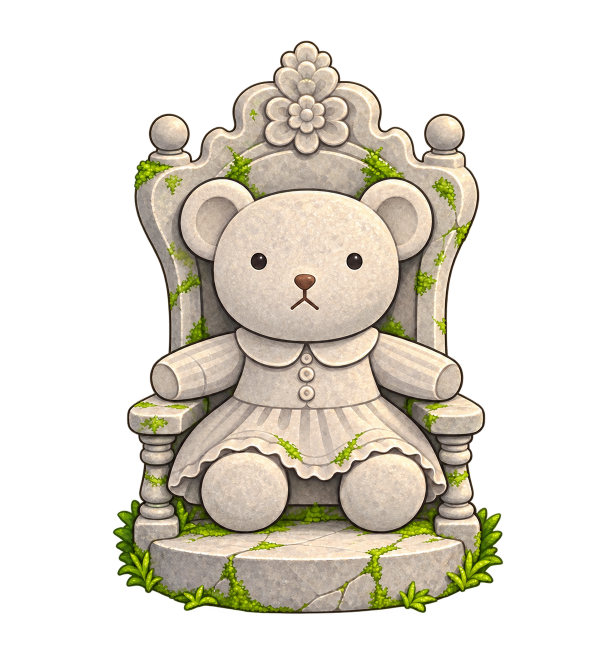
#> input picture art-review/money-level/new-layout/stone-bear-transparent.png, 1219 x 1290 px (shown at 1/2 size)
$ python prepare-money-level-statues.py
#> lines starting #> are read from the running program, lines starting #| are printed output that depends on the picture
"""Deterministically package supplied transparent statues on a shared canvas/baseline.

The original opaque stone reference is intentionally not used: the previously
approved transparent extraction is the source for that material.
"""

from pathlib import Path

from PIL import Image


ROOT = Path(__file__).resolve().parents[1]
OUTPUT = ROOT / "public/money-level/art/statues"
REVIEW = ROOT / "art-review/money-level/new-layout/stone-bear-transparent.png"
CANVAS = (1219, 1290)
VISIBLE_HEIGHT = 1160
BASELINE = 1240
MATERIALS = ("stone", "marble", "wood", "gold", "whitegold", "crystal")


def main() -> None:
    OUTPUT.mkdir(parents=True, exist_ok=True)
    for material in MATERIALS:
        source_path = REVIEW if material == "stone" else ROOT / "reference" / f"{material}_bear.png"
        with Image.open(source_path) as original:
#> original is the input picture: PIL image 1219x1290 RGBA; mean R, G, B, A 77, 72.1, 60.4, 105.8
            source = original.convert("RGBA")
        alpha = source.getchannel("A")
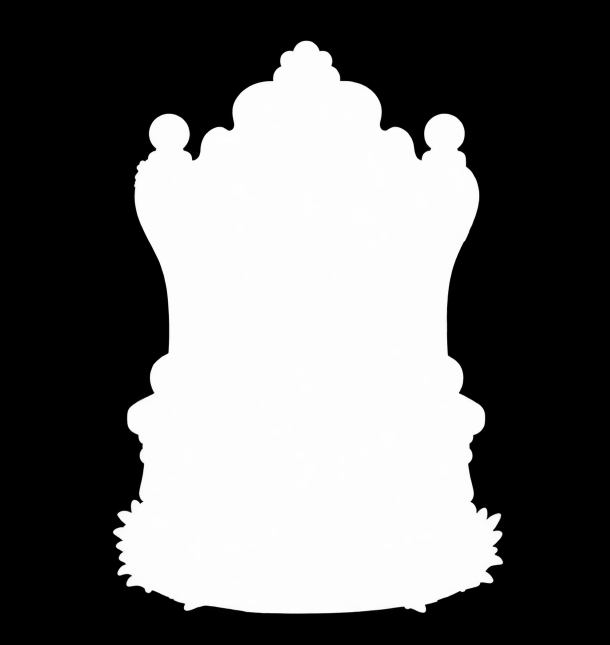
#> alpha: PIL image 1219x1290 L (shown at 1/2 size); min 0, max 255, mean 105.8
        box = alpha.point(lambda value: 255 if value > 16 else 0).getbbox()
#> box = (225, 81, 1007, 1228)
        if box is None or alpha.getextrema() != (0, 255):
            raise ValueError(f"Expected a transparent visible statue: {source_path}")
        # Include the anti-aliased edge around the measured visible bounds.
        box = (max(0, box[0] - 2), max(0, box[1] - 2),
               min(source.width, box[2] + 2), min(source.height, box[3] + 2))
#> box = (223, 79, 1009, 1230)
        cropped = source.crop(box)
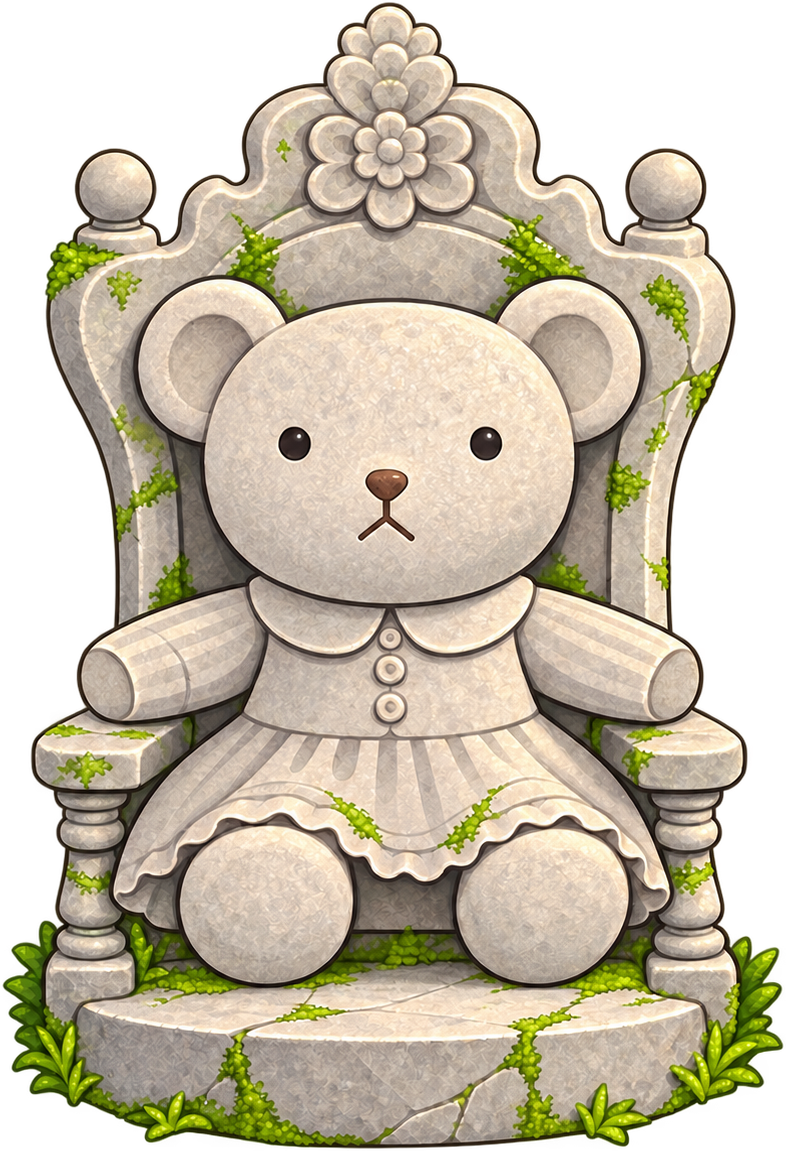
#> cropped: PIL image 786x1151 RGBA; mean R, G, B, A 133.8, 125.3, 105, 184; transparent parts drawn white
        width = round(cropped.width * VISIBLE_HEIGHT / cropped.height)
#> width = 792
        art = cropped.resize((width, VISIBLE_HEIGHT), Image.Resampling.LANCZOS)
        if width > CANVAS[0]:
            raise ValueError(f"Statue exceeds target canvas: {source_path}")
        result = Image.new("RGBA", CANVAS)
#> result: PIL image 1219x1290 RGBA; every value is 0
        result.alpha_composite(art, ((CANVAS[0] - width) // 2, BASELINE - VISIBLE_HEIGHT))
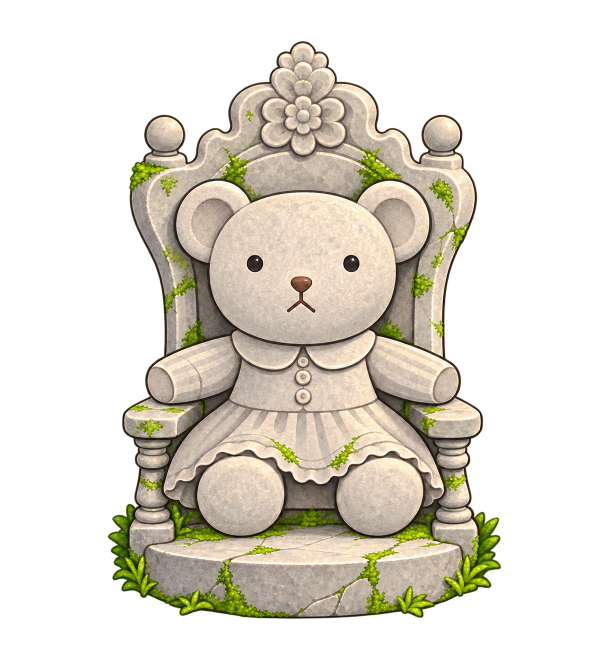
#> result: PIL image 1219x1290 RGBA (shown at 1/2 size); mean R, G, B, A 77.8, 73, 61.2, 107.5; transparent parts drawn white
        destination = OUTPUT / f"{material}-bear.png"
        result.save(destination, optimize=True)
        final_bounds = result.getchannel("A").point(lambda value: 255 if value > 16 else 0).getbbox()
#> final_bounds = (215, 82, 1003, 1238)
        print(f"{material}: {source_path.name} {source.size} {box} -> {destination.name} {final_bounds}")
#| stone: stone-bear-transparent.png (1219, 1290) (223, 79, 1009, 1230) -> stone-bear.png (215, 82, 1003, 1238)


if __name__ == "__main__":
#> (the run stopped early here; a loop or call above may not have finished)
